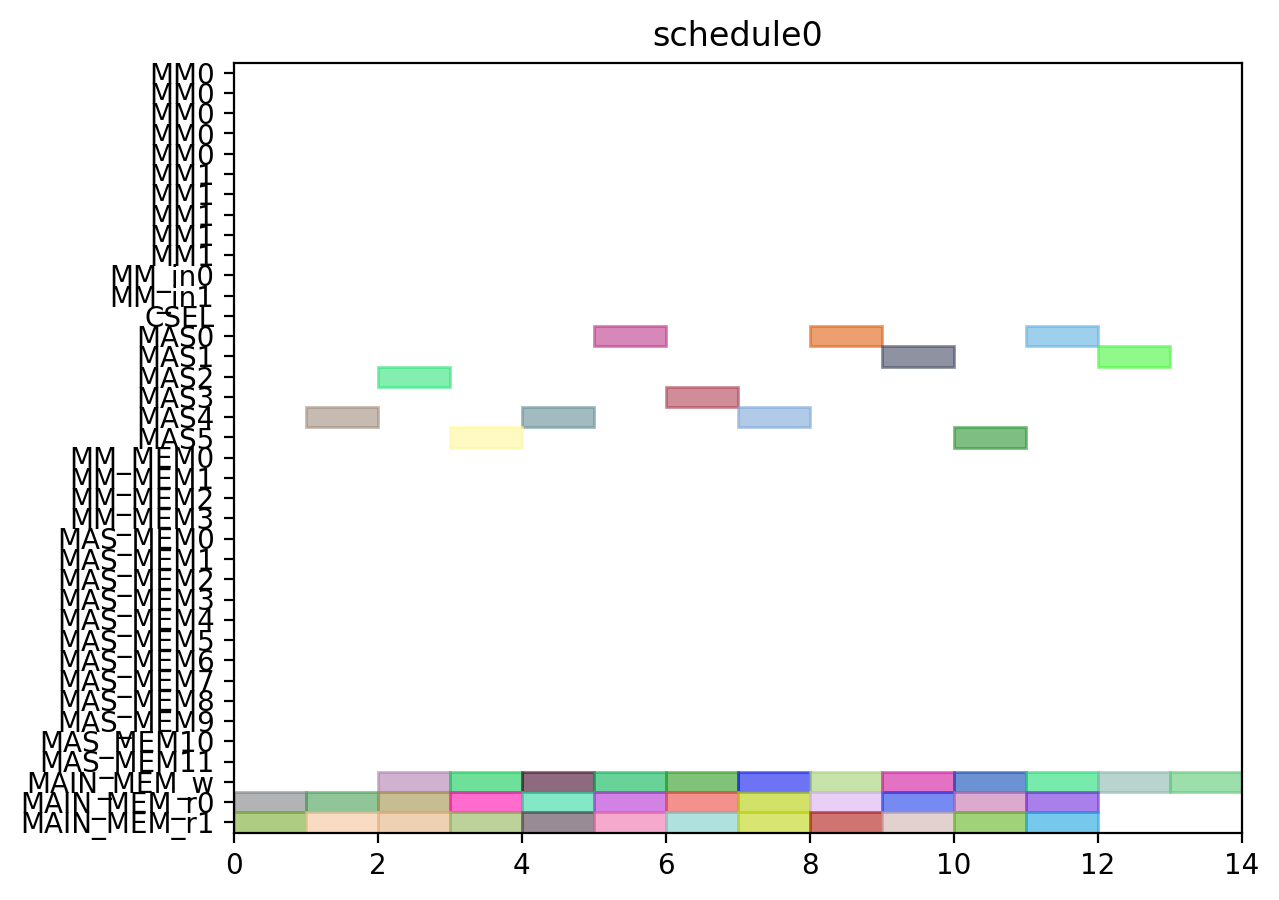

The Python source for this figure:
from pyschedule import Scenario, solvers, plotters, alt


def solve():
	horizon = 120
	S = Scenario("schedule0", horizon=horizon)

	# resource
	MM = S.Resources('MM', num=2, size=5)
	MM_in = S.Resources('MM_in', num=2)
	CSEL = S.Resource('CSEL')
	MAS = S.Resources('MAS', num=6, size=1, periods=range(1, horizon))
	MM_MEM = S.Resources('MM_MEM', num=4)
	MAS_MEM = S.Resources('MAS_MEM', num=12)
	MAIN_MEM_w = S.Resource('MAIN_MEM_w', size=1)
	MAIN_MEM_r = S.Resources('MAIN_MEM_r', num=2)

	# result of previous scheduling

	# new tasks
	c000 = S.Task('c000', length=1, delay_cost=1)
	c000 += alt(MAS)
	S += 0<c000

	c000_w = S.Task('c000_w', length=1, delay_cost=1)
	c000_w += alt(MAIN_MEM_w)
	S += c000 <= c000_w

	c000_mem0 = S.Task('c000_mem0', length=1, delay_cost=1)
	c000_mem0 += MAIN_MEM_r[0]
	S += c000_mem0 <= c000

	c000_mem1 = S.Task('c000_mem1', length=1, delay_cost=1)
	c000_mem1 += MAIN_MEM_r[1]
	S += c000_mem1 <= c000

	c001 = S.Task('c001', length=1, delay_cost=1)
	c001 += alt(MAS)
	S += 0<c001

	c001_w = S.Task('c001_w', length=1, delay_cost=1)
	c001_w += alt(MAIN_MEM_w)
	S += c001 <= c001_w

	c001_mem0 = S.Task('c001_mem0', length=1, delay_cost=1)
	c001_mem0 += MAIN_MEM_r[0]
	S += c001_mem0 <= c001

	c001_mem1 = S.Task('c001_mem1', length=1, delay_cost=1)
	c001_mem1 += MAIN_MEM_r[1]
	S += c001_mem1 <= c001

	c010 = S.Task('c010', length=1, delay_cost=1)
	c010 += alt(MAS)
	S += 0<c010

	c010_w = S.Task('c010_w', length=1, delay_cost=1)
	c010_w += alt(MAIN_MEM_w)
	S += c010 <= c010_w

	c010_mem0 = S.Task('c010_mem0', length=1, delay_cost=1)
	c010_mem0 += MAIN_MEM_r[0]
	S += c010_mem0 <= c010

	c010_mem1 = S.Task('c010_mem1', length=1, delay_cost=1)
	c010_mem1 += MAIN_MEM_r[1]
	S += c010_mem1 <= c010

	c011 = S.Task('c011', length=1, delay_cost=1)
	c011 += alt(MAS)
	S += 0<c011

	c011_w = S.Task('c011_w', length=1, delay_cost=1)
	c011_w += alt(MAIN_MEM_w)
	S += c011 <= c011_w

	c011_mem0 = S.Task('c011_mem0', length=1, delay_cost=1)
	c011_mem0 += MAIN_MEM_r[0]
	S += c011_mem0 <= c011

	c011_mem1 = S.Task('c011_mem1', length=1, delay_cost=1)
	c011_mem1 += MAIN_MEM_r[1]
	S += c011_mem1 <= c011

	c100 = S.Task('c100', length=1, delay_cost=1)
	c100 += alt(MAS)
	S += 0<c100

	c100_w = S.Task('c100_w', length=1, delay_cost=1)
	c100_w += alt(MAIN_MEM_w)
	S += c100 <= c100_w

	c100_mem0 = S.Task('c100_mem0', length=1, delay_cost=1)
	c100_mem0 += MAIN_MEM_r[0]
	S += c100_mem0 <= c100

	c100_mem1 = S.Task('c100_mem1', length=1, delay_cost=1)
	c100_mem1 += MAIN_MEM_r[1]
	S += c100_mem1 <= c100

	c101 = S.Task('c101', length=1, delay_cost=1)
	c101 += alt(MAS)
	S += 0<c101

	c101_w = S.Task('c101_w', length=1, delay_cost=1)
	c101_w += alt(MAIN_MEM_w)
	S += c101 <= c101_w

	c101_mem0 = S.Task('c101_mem0', length=1, delay_cost=1)
	c101_mem0 += MAIN_MEM_r[0]
	S += c101_mem0 <= c101

	c101_mem1 = S.Task('c101_mem1', length=1, delay_cost=1)
	c101_mem1 += MAIN_MEM_r[1]
	S += c101_mem1 <= c101

	c110 = S.Task('c110', length=1, delay_cost=1)
	c110 += alt(MAS)
	S += 0<c110

	c110_w = S.Task('c110_w', length=1, delay_cost=1)
	c110_w += alt(MAIN_MEM_w)
	S += c110 <= c110_w

	c110_mem0 = S.Task('c110_mem0', length=1, delay_cost=1)
	c110_mem0 += MAIN_MEM_r[0]
	S += c110_mem0 <= c110

	c110_mem1 = S.Task('c110_mem1', length=1, delay_cost=1)
	c110_mem1 += MAIN_MEM_r[1]
	S += c110_mem1 <= c110

	c111 = S.Task('c111', length=1, delay_cost=1)
	c111 += alt(MAS)
	S += 0<c111

	c111_w = S.Task('c111_w', length=1, delay_cost=1)
	c111_w += alt(MAIN_MEM_w)
	S += c111 <= c111_w

	c111_mem0 = S.Task('c111_mem0', length=1, delay_cost=1)
	c111_mem0 += MAIN_MEM_r[0]
	S += c111_mem0 <= c111

	c111_mem1 = S.Task('c111_mem1', length=1, delay_cost=1)
	c111_mem1 += MAIN_MEM_r[1]
	S += c111_mem1 <= c111

	c200 = S.Task('c200', length=1, delay_cost=1)
	c200 += alt(MAS)
	S += 0<c200

	c200_w = S.Task('c200_w', length=1, delay_cost=1)
	c200_w += alt(MAIN_MEM_w)
	S += c200 <= c200_w

	c200_mem0 = S.Task('c200_mem0', length=1, delay_cost=1)
	c200_mem0 += MAIN_MEM_r[0]
	S += c200_mem0 <= c200

	c200_mem1 = S.Task('c200_mem1', length=1, delay_cost=1)
	c200_mem1 += MAIN_MEM_r[1]
	S += c200_mem1 <= c200

	c201 = S.Task('c201', length=1, delay_cost=1)
	c201 += alt(MAS)
	S += 0<c201

	c201_w = S.Task('c201_w', length=1, delay_cost=1)
	c201_w += alt(MAIN_MEM_w)
	S += c201 <= c201_w

	c201_mem0 = S.Task('c201_mem0', length=1, delay_cost=1)
	c201_mem0 += MAIN_MEM_r[0]
	S += c201_mem0 <= c201

	c201_mem1 = S.Task('c201_mem1', length=1, delay_cost=1)
	c201_mem1 += MAIN_MEM_r[1]
	S += c201_mem1 <= c201

	c210 = S.Task('c210', length=1, delay_cost=1)
	c210 += alt(MAS)
	S += 0<c210

	c210_w = S.Task('c210_w', length=1, delay_cost=1)
	c210_w += alt(MAIN_MEM_w)
	S += c210 <= c210_w

	c210_mem0 = S.Task('c210_mem0', length=1, delay_cost=1)
	c210_mem0 += MAIN_MEM_r[0]
	S += c210_mem0 <= c210

	c210_mem1 = S.Task('c210_mem1', length=1, delay_cost=1)
	c210_mem1 += MAIN_MEM_r[1]
	S += c210_mem1 <= c210

	c211 = S.Task('c211', length=1, delay_cost=1)
	c211 += alt(MAS)
	S += 0<c211

	c211_w = S.Task('c211_w', length=1, delay_cost=1)
	c211_w += alt(MAIN_MEM_w)
	S += c211 <= c211_w

	c211_mem0 = S.Task('c211_mem0', length=1, delay_cost=1)
	c211_mem0 += MAIN_MEM_r[0]
	S += c211_mem0 <= c211

	c211_mem1 = S.Task('c211_mem1', length=1, delay_cost=1)
	c211_mem1 += MAIN_MEM_r[1]
	S += c211_mem1 <= c211

	solvers.mip.solve(S,msg=1,kind='CPLEX',ratio_gap=1.01)

	solution = [['hoge']*len(S.solution()[1]) for i in range(len(S.solution()))]
	for i in range(len(S.solution())):
		for j in range(len(S.solution()[i])):
			solution[i][j]=str(S.solution()[i][j])
	print(solution)

	cycles = int(solution[-1][3])

	pic_file_name = "/home/mfukuda/ABE/multiRAM_multiMAS_16mux/scheduling_result/stage5MM2_stage1MAS6/CONJ/schedule0.png"
	if(S.solution() != []):
		plotters.matplotlib.plot(S,img_filename=pic_file_name, show_task_labels=False, fig_size=(cycles*0.25+3, 5))

	return solution
